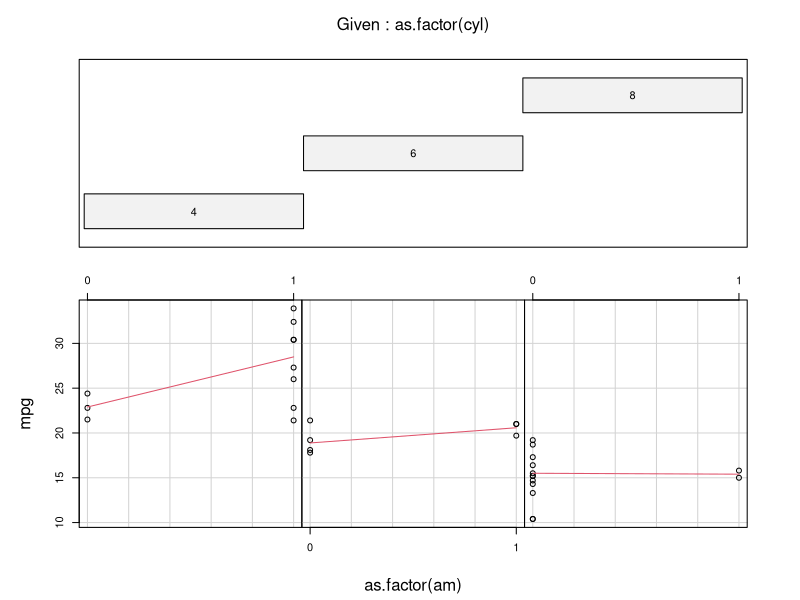
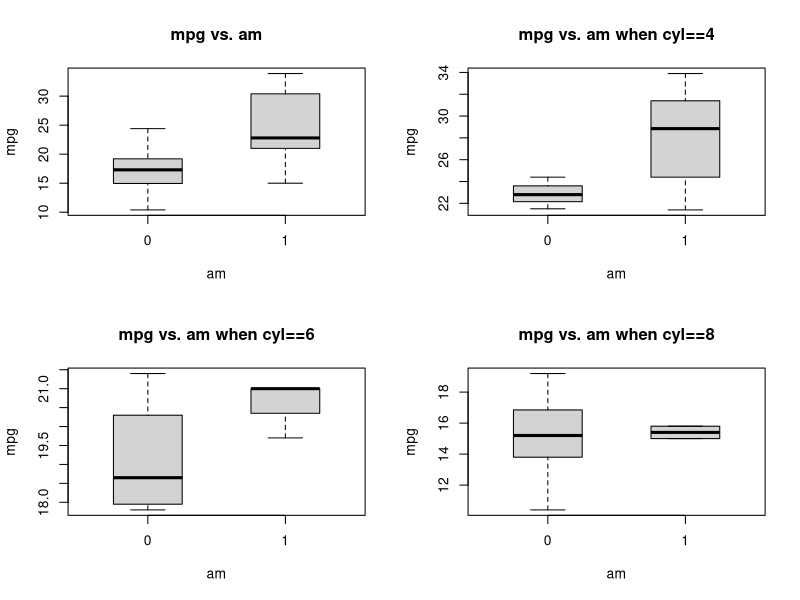
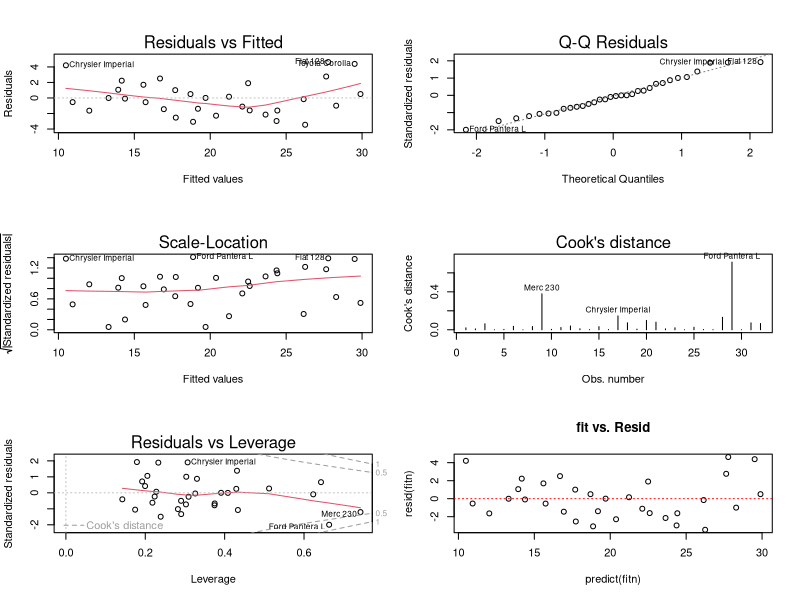
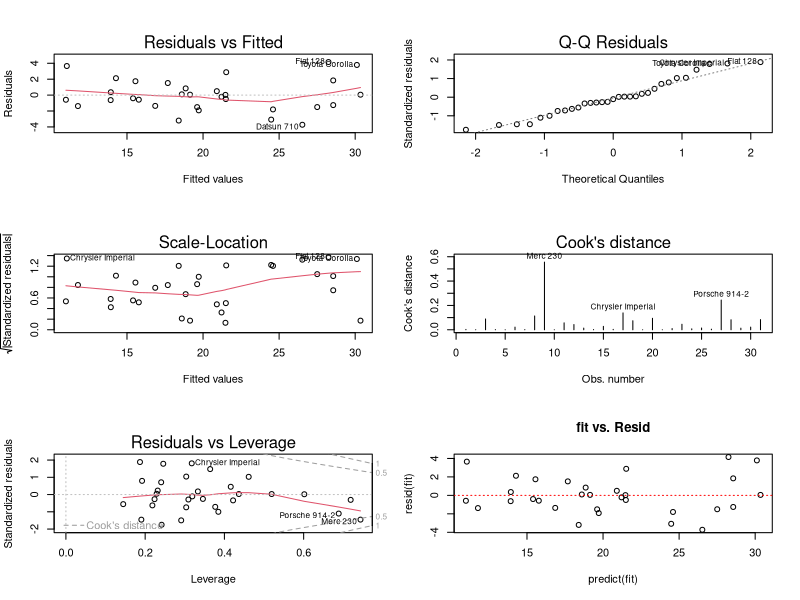

These charts were generated, in order, by the following R code:
## ---- chunk 1
library(datasets);library(car)
data(mtcars)
str(mtcars)
## ---- chunk 2
cor(mtcars$mpg, mtcars[c(2:11)])
cor(as.numeric(mtcars$am), mtcars[c(2:8,10:11)])
## ---- chunk 3
mtcars$am<-factor(mtcars$am)
fit1<-lm(mpg ~ am, data=mtcars)
fitn<-lm(mpg ~ ., data=mtcars)
anova(fit1,fitn)
## ---- chunk 4
summary(cooks.distance(fitn))
head(sort(round(cooks.distance(fitn),4),decreasing=TRUE),10)
## ---- chunk 5
m<-mtcars[!row.names(mtcars) %in% c('Ford Pantera L'),]
fit<-lm(mpg ~ ., data=m)
## ---- chunk 6
summary(fit)
## ---- chunk 7
m_am1<-summary(fit)$coefficients[9]
SE<-summary(fit)$coefficients[9,2]
t<-summary(fit)$coefficients[9,3]
m_am1+c(-1,1)*SE*t
## ---- chunk 8
coplot(mpg ~ as.factor(am) | as.factor(cyl), data = mtcars, panel = panel.smooth,row=1)
par(mfrow = c(2, 2))
boxplot(mpg~am, data=mtcars,boxwex = 0.5,main="mpg vs. am")
boxplot(mpg~am, data=mtcars,boxwex = 0.5,subset=cyl==4, main="mpg vs. am when cyl==4")
boxplot(mpg~am, data=mtcars,boxwex = 0.5,subset=cyl==6, main="mpg vs. am when cyl==6")
boxplot(mpg~am, data=mtcars,boxwex = 0.5,subset=cyl==8, main="mpg vs. am when cyl==8")
## ---- chunk 9
 par(mfrow = c(3, 2))
 plot(fitn, which=1)
 plot(fitn, which=2)
 plot(fitn, which=3)
 plot(fitn, which=4)
 plot(fitn, which=5)
 plot(predict(fitn), resid(fitn), main="fit vs. Resid")
 abline(h=0, col="red", lty = 3)
## ---- chunk 10
 par(mfrow = c(3, 2))
 plot(fit, which=1)
 plot(fit, which=2)
 plot(fit, which=3)
 plot(fit, which=4)
 plot(fit, which=5)
 plot(predict(fit), resid(fit), main="fit vs. Resid")
 abline(h=0, col="red", lty = 3)
